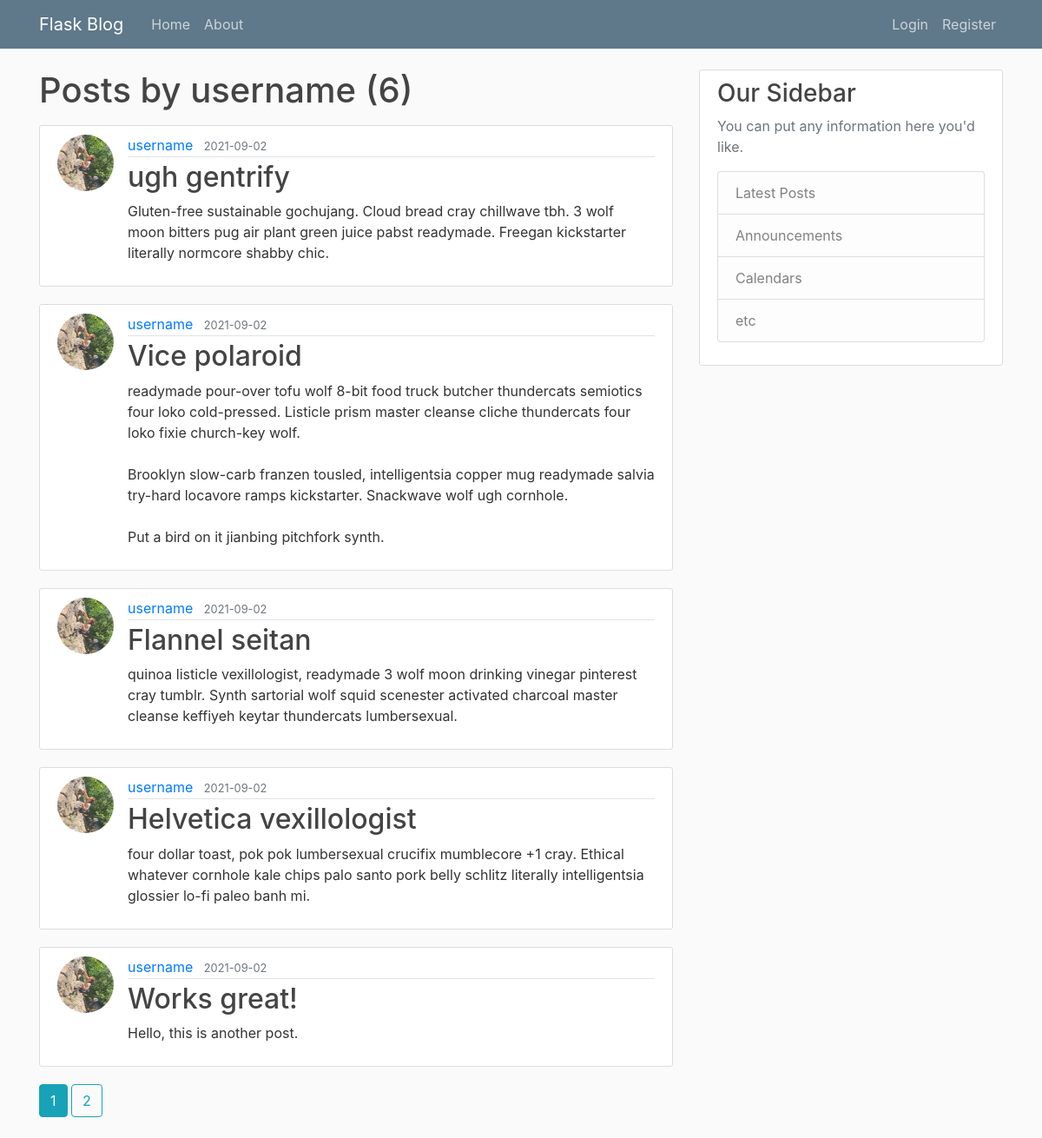
/user/username, run on an earlier commit of the app's database.
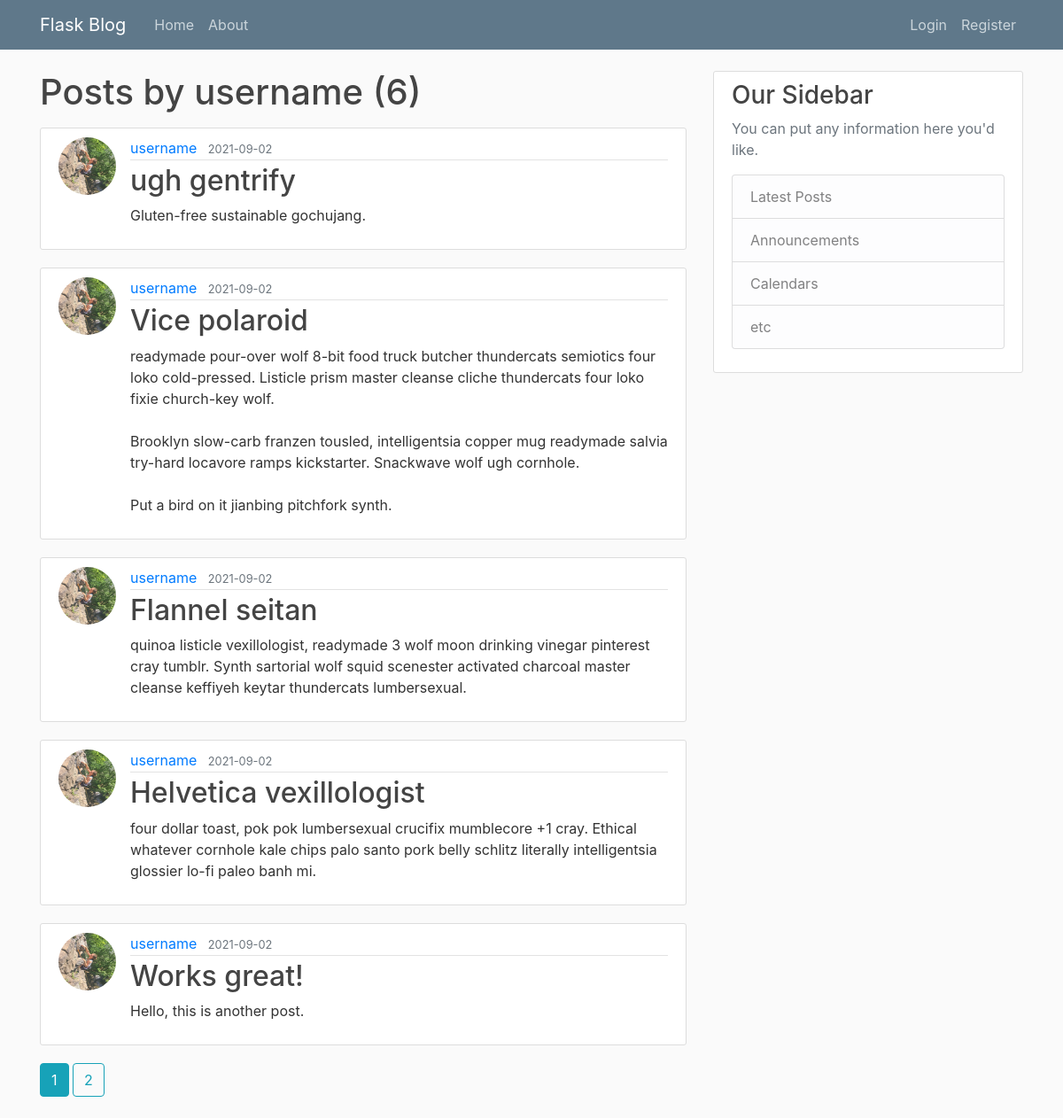
And on a later commit of the database.
### flaskblog/models.py (models this page shows, shortened)
class Post(db.Model):
    id = db.Column(db.Integer, primary_key=True)
    title = db.Column(db.String(100), nullable=False)
    date_posted = db.Column(db.DateTime, nullable=False, default=datetime.utcnow)
    content = db.Column(db.Text, nullable=False)
    user_id = db.Column(db.Integer, db.ForeignKey('user.id'), nullable=False)

class User(db.Model, UserMixin):
    id = db.Column(db.Integer, primary_key=True)
    username = db.Column(db.String(20), unique=True, nullable=False)
    email = db.Column(db.String(120), unique=True, nullable=False)
    image_file = db.Column(db.String(20), nullable=False, default='default.jpg')
    password = db.Column(db.String(60), nullable=False)
    posts = db.relationship('Post', backref='author', lazy=True)

### flaskblog/users/routes.py (the view)
@users.route("/user/<string:username>")
def user_posts(username):
    page = request.args.get('page', 1, type=int)
    user = User.query.filter_by(username=username).first_or_404()
    posts = Post.query.filter_by(author=user)\
    .order_by(Post.date_posted.desc())\
    .paginate(page=page, per_page=5)
    return render_template('user_posts.html', posts=posts, user=user)

### flaskblog/templates/user_posts.html
{% extends "layout.html"%}
{% block content %}
    <h1 class="mb-3">Posts by {{ user.username }} ({{ posts.total }})</h1>
  {% for post in posts.items %}
    <article class="media content-section">
      <img
        class="rounded-circle article-img"
        src="{{ url_for('static', filename='profile_pics/' + post.author.image_file) }}"
        alt="profile img"
      />
      <div class="media-body">
        <div class="article-metadata">
          <a class="mr-2" href="{{ url_for('users.user_posts', username=post.author.username) }}">{{ post.author.username }}</a>
          <small class="text-muted"
            >{{ post.date_posted.strftime('%Y-%m-%d') }}</small
          >
        </div>
        <h2>
          <a class="article-title" href="{{ url_for('posts.post', post_id=post.id) }}"
            >{{ post.title }}</a
          >
        </h2>
        <p class="article-content">{{ post.content }}</p>
      </div>
    </article>
  {% endfor %}
  {% for page_num in posts.iter_pages(left_edge=1, right_edge=1, left_current=1, right_current=2) %}
    {% if page_num %}
      {% if posts.page == page_num %}
        <a class="btn btn-info mb-4" href="{{ url_for('users.user_posts', username=user.username, page=page_num) }}">{{ page_num }}</a>
      {% else %}
        <a class="btn btn-outline-info mb-4" href="{{ url_for('users.user_posts', username=user.username, page=page_num) }}">{{ page_num }}</a>
      {% endif %}
    {% else %}
      ...
    {% endif %}
  {% endfor %}
{% endblock content %}

What changed in the data, as far as the page shows it:
changed Post "ugh gentrify": content "Gluten-free sustainable gochujang. Cloud bread cray chillwave tbh. 3 wolf moon bitters pug air plant green juice pabst readymade. Freegan kickstarter literally normcore shabby chic." → "Gluten-free sustainable gochujang."
changed Post "Vice polaroid": content "readymade pour-over tofu wolf 8-bit food truck…" → "readymade pour-over wolf 8-bit food truck…"
